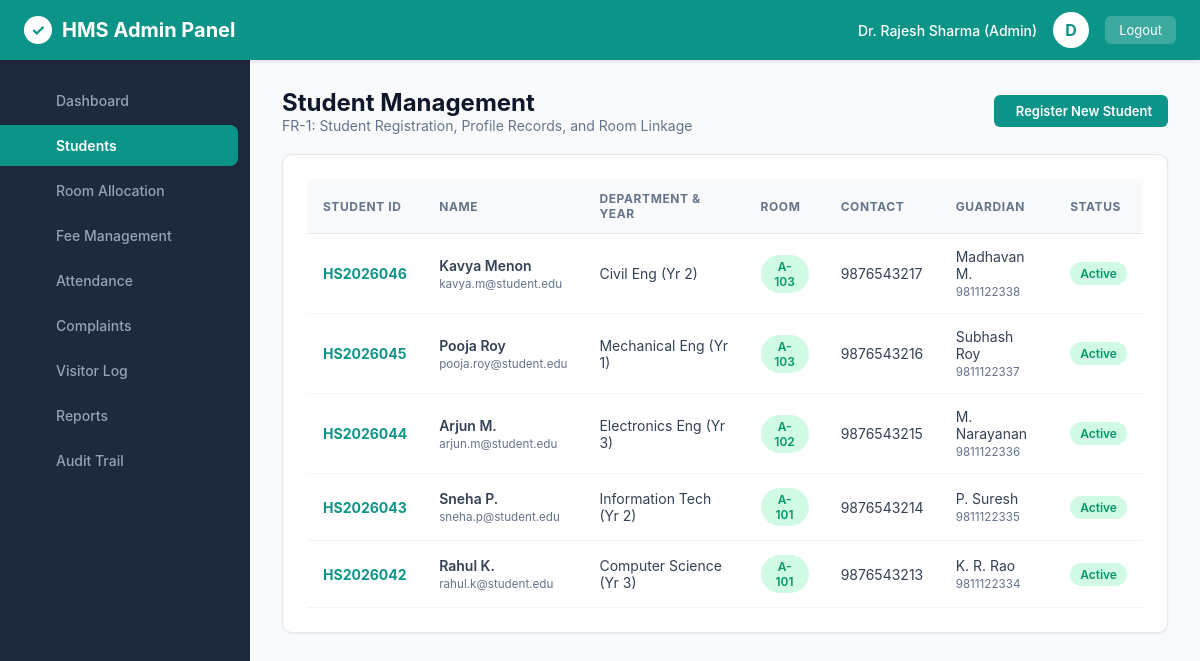
/admin/students (signed in), run on the app's committed database.
### tables this page shows
CREATE TABLE users (
        id INTEGER PRIMARY KEY AUTOINCREMENT,
        username TEXT UNIQUE NOT NULL,
        password_hash TEXT NOT NULL,
        role TEXT NOT NULL CHECK(role IN ('admin', 'warden', 'student', 'staff')),
        full_name TEXT NOT NULL,
        email TEXT UNIQUE NOT NULL,
        phone TEXT,
        created_at TIMESTAMP DEFAULT CURRENT_TIMESTAMP
    );

CREATE TABLE students (
        id INTEGER PRIMARY KEY AUTOINCREMENT,
        user_id INTEGER UNIQUE NOT NULL,
        student_id TEXT UNIQUE NOT NULL,
        room_id INTEGER,
        department TEXT NOT NULL,
        year INTEGER NOT NULL,
        gender TEXT NOT NULL,
        guardian_name TEXT NOT NULL,
        guardian_phone TEXT NOT NULL,
        address TEXT,
        photo_url TEXT,
        id_proof_url TEXT,
        admission_date DATE NOT NULL,
        status TEXT NOT NULL DEFAULT 'Active',
        FOREIGN KEY (user_id) REFERENCES users(id) ON DELETE CASCADE,
        FOREIGN KEY (room_id) REFERENCES rooms(id) ON DELETE SET NULL
    );

CREATE TABLE rooms (
        id INTEGER PRIMARY KEY AUTOINCREMENT,
        room_number TEXT UNIQUE NOT NULL,
        block TEXT NOT NULL,
        floor INTEGER NOT NULL,
        capacity INTEGER NOT NULL DEFAULT 2,
        occupied_count INTEGER NOT NULL DEFAULT 0,
        room_type TEXT NOT NULL,
        fee_per_semester REAL NOT NULL,
        status TEXT NOT NULL DEFAULT 'Available' CHECK(status IN ('Available', 'Full', 'Maintenance'))
    );

### app/main.py (the view)
@app.get("/admin/students", response_class=HTMLResponse)
def admin_students(request: Request):
    user = get_current_user(request)
    if not user or user["role"] != "admin":
        return RedirectResponse(url="/login", status_code=302)
    conn = get_db()
    cursor = conn.cursor()
    cursor.execute("""
        SELECT s.id, s.student_id, u.full_name, u.email, u.phone, s.department, s.year,
               s.gender, s.guardian_name, s.guardian_phone, r.room_number, s.status, s.admission_date
        FROM students s
        JOIN users u ON s.user_id = u.id
        LEFT JOIN rooms r ON s.room_id = r.id
        ORDER BY s.id DESC;
    """)
    students = cursor.fetchall()
    cursor.execute("SELECT * FROM rooms WHERE status = 'Available';")
    available_rooms = cursor.fetchall()
    conn.close()
    return templates.TemplateResponse(request=request, name="admin_students.html", context={
        "user": user,
        "active_page": "students",
        "students": students,
        "available_rooms": available_rooms
    })

### app/templates/admin_students.html (shortened to what this page needs)
{% extends "base.html" %}
{% block content %}
<div class="card-header-bar">
  <div>
    <h1 style="font-size: 24px; font-weight: 700; color: #0f172a;">Student Management</h1>
    <p style="font-size: 14px; color: #64748b;">FR-1: Student Registration, Profile Records, and Room Linkage</p>
  </div>
  <button class="btn btn-primary" onclick="document.getElementById('registerModal').style.display='block'">
     Register New Student
  </button>
</div>
<div class="content-card">
  <div class="table-responsive">
    <table class="data-table">
      <thead>
        <tr>
          <th>Student ID</th>
          <th>Name</th>
          <th>Department & Year</th>
          <th>Room</th>
          <th>Contact</th>
          <th>Guardian</th>
          <th>Status</th>
        </tr>
      </thead>
      <tbody>
        {% for s in students %}
        <tr>
          <td><strong style="color: #0d9488;">{{ s.student_id }}</strong></td>
          <td>
            <div style="font-weight: 600;">{{ s.full_name }}</div>
            <small style="color: #64748b;">{{ s.email }}</small>
          </td>
          <td>{{ s.department }} (Yr {{ s.year }})</td>
          <td>
            {% if s.room_number %}
              <span class="status-badge badge-present">{{ s.room_number }}</span>
            {% else %}
              <span class="status-badge badge-pending">Unallocated</span>
            {% endif %}
          </td>
          <td>{{ s.phone }}</td>
          <td>{{ s.guardian_name }}<br><small style="color: #64748b;">{{ s.guardian_phone }}</small></td>
          <td><span class="status-badge badge-resolved">{{ s.status }}</span></td>
        </tr>
        {% endfor %}
      </tbody>
    </table>
  </div>
</div>
{% endblock %}

### app/templates/base.html (shortened to what this page needs)
<!DOCTYPE html>
<html lang="en">
<head>
  <link rel="stylesheet" href="/static/css/style.css">
</head>
<body>
  <header class="app-header">
    <div class="header-brand">
      <span class="header-brand-icon">✓</span>
      <span>HMS Admin Panel</span>
    </div>
    <div class="header-user-menu">
      <span style="font-size: 14px; font-weight: 500;">{{ user.full_name }} ({{ user.role | capitalize }})</span>
      <div class="header-avatar">{{ user.full_name[0] }}</div>
      <a href="/logout" class="btn-logout"> Logout</a>
    </div>
  </header>
  <aside class="app-sidebar">
    <ul class="sidebar-menu">
      <li class="sidebar-item">
        <a href="/admin/dashboard" class="sidebar-link {% if active_page == 'dashboard' %}active{% endif %}">
          <span>Dashboard</span>
        </a>
      </li>
      {% if user.role in ['admin'] %}
      <li class="sidebar-item">
        <a href="/admin/students" class="sidebar-link {% if active_page == 'students' %}active{% endif %}">
          <span>Students</span>
        </a>
      </li>
      <li class="sidebar-item">
        <a href="/admin/rooms" class="sidebar-link {% if active_page == 'rooms' %}active{% endif %}">
          <span>Room Allocation</span>
        </a>
      </li>
      <li class="sidebar-item">
        <a href="/admin/fees" class="sidebar-link {% if active_page == 'fees' %}active{% endif %}">
          <span>Fee Management</span>
        </a>
      </li>
      {% endif %}
      <li class="sidebar-item">
        <a href="/admin/attendance" class="sidebar-link {% if active_page == 'attendance' %}active{% endif %}">
          <span>Attendance</span>
        </a>
      </li>
      <li class="sidebar-item">
        <a href="/admin/complaints" class="sidebar-link {% if active_page == 'complaints' %}active{% endif %}">
          <span>Complaints</span>
        </a>
      </li>
      <li class="sidebar-item">
        <a href="/admin/visitors" class="sidebar-link {% if active_page == 'visitors' %}active{% endif %}">
          <span>Visitor Log</span>
        </a>
      </li>
      {% if user.role in ['admin'] %}
      <li class="sidebar-item">
        <a href="/admin/reports" class="sidebar-link {% if active_page == 'reports' %}active{% endif %}">
          <span>Reports</span>
        </a>
      </li>
      <li class="sidebar-item">
        <a href="/admin/audit-logs" class="sidebar-link {% if active_page == 'audit' %}active{% endif %}">
          <span>Audit Trail</span>
        </a>
      </li>
      {% endif %}
    </ul>
  </aside>
  <main class="main-content">
    {% block content %}{% endblock %}
  </main>
</body>
</html>

### app/static/css/style.css (style rules this page uses)
:root { --primary-teal: #0d9488; --primary-teal-hover: #0f766e; --primary-dark: #1e293b; --secondary-dark: #0f172a; --sidebar-width: 250px; --bg-light: #f8fafc; --card-bg: #ffffff; --border-color: #e2e8f0; --text-main: #1e293b; --text-muted: #64748b; --accent-yellow: #f59e0b; --accent-red: #ef4444; --accent-green: #10b981; --accent-blue: #3b82f6; }
* { box-sizing: border-box; margin: 0; padding: 0; font-family: -apple-system, BlinkMacSystemFont, "Segoe UI", Roboto, "Helvetica Neue", Arial, sans-serif; }
body { background-color: var(--bg-light); color: var(--text-main); min-height: 100vh; }
.app-header { height: 60px; background-color: #0d9488; color: #ffffff; display: flex; align-items: center; justify-content: space-between; padding: 0 24px; position: fixed; top: 0; left: 0; right: 0; z-index: 100; box-shadow: 0 2px 4px rgba(0,0,0,0.1); }
.header-brand { display: flex; align-items: center; gap: 10px; font-size: 20px; font-weight: 700; }
.header-brand-icon { background: #ffffff; color: #0d9488; border-radius: 50%; width: 28px; height: 28px; display: inline-flex; align-items: center; justify-content: center; font-size: 16px; }
.header-user-menu { display: flex; align-items: center; gap: 16px; }
.header-avatar { width: 36px; height: 36px; background-color: #ffffff; color: #0d9488; border-radius: 50%; display: flex; align-items: center; justify-content: center; font-weight: 700; font-size: 16px; }
.btn-logout { color: #ffffff; background: rgba(255, 255, 255, 0.2); border: none; padding: 6px 14px; border-radius: 6px; font-size: 13px; cursor: pointer; text-decoration: none; transition: background 0.2s; }
.app-sidebar { width: var(--sidebar-width); background-color: #1e293b; position: fixed; top: 60px; bottom: 0; left: 0; padding: 20px 0; overflow-y: auto; z-index: 90; }
.sidebar-menu { list-style: none; }
.sidebar-item { margin-bottom: 4px; }
.sidebar-link { display: flex; align-items: center; gap: 12px; padding: 12px 24px; color: #94a3b8; text-decoration: none; font-size: 14px; font-weight: 500; transition: all 0.2s ease; }
.sidebar-link.active { color: #ffffff; background-color: #0d9488; font-weight: 600; border-radius: 0 8px 8px 0; margin-right: 12px; }
.main-content { margin-left: var(--sidebar-width); margin-top: 60px; padding: 28px 32px; min-height: calc(100vh - 60px); }
.content-card { background: #ffffff; border-radius: 10px; padding: 24px; box-shadow: 0 1px 3px rgba(0,0,0,0.06); border: 1px solid var(--border-color); margin-bottom: 28px; }
.card-header-bar { display: flex; align-items: center; justify-content: space-between; margin-bottom: 20px; }
.table-responsive { width: 100%; overflow-x: auto; }
.data-table { width: 100%; border-collapse: collapse; text-align: left; }
.data-table th { background-color: #f8fafc; padding: 12px 16px; font-size: 12px; font-weight: 700; text-transform: uppercase; letter-spacing: 0.05em; color: #64748b; border-bottom: 1px solid var(--border-color); }
.data-table td { padding: 14px 16px; font-size: 14px; border-bottom: 1px solid #f1f5f9; color: #334155; vertical-align: middle; }
.status-badge { display: inline-block; padding: 4px 10px; border-radius: 20px; font-size: 12px; font-weight: 600; text-align: center; }
.badge-resolved, .badge-paid, .badge-available, .badge-present { background-color: #d1fae5; color: #059669; }
.btn { display: inline-flex; align-items: center; gap: 6px; padding: 8px 16px; border-radius: 6px; font-size: 13px; font-weight: 600; cursor: pointer; text-decoration: none; border: none; transition: all 0.2s; }
.btn-primary { background-color: var(--primary-teal); color: #ffffff; }

### data on the page
users: full_name "Dr. Rajesh Sharma", role "Admin", full_name "D"
students: student_id "HS2026046", full_name "Kavya Menon", email "kavya.m@student.edu", department "Civil Eng", year "2", room_number "A-103", phone "9876543217", guardian_name "Madhavan M.", guardian_phone "9811122338", status "Active"
students: student_id "HS2026045", full_name "Pooja Roy", email "pooja.roy@student.edu", department "Mechanical Eng", year "1", room_number "A-103", phone "9876543216", guardian_name "Subhash Roy", guardian_phone "9811122337", status "Active"
students: student_id "HS2026044", full_name "Arjun M.", email "arjun.m@student.edu", department "Electronics Eng", year "3", room_number "A-102", phone "9876543215", guardian_name "M. Narayanan", guardian_phone "9811122336", status "Active"
students: student_id "HS2026043", full_name "Sneha P.", email "sneha.p@student.edu", department "Information Tech", year "2", room_number "A-101", phone "9876543214", guardian_name "P. Suresh", guardian_phone "9811122335", status "Active"
students: student_id "HS2026042", full_name "Rahul K.", email "rahul.k@student.edu", department "Computer Science", year "3", room_number "A-101", phone "9876543213", guardian_name "K. R. Rao", guardian_phone "9811122334", status "Active"
